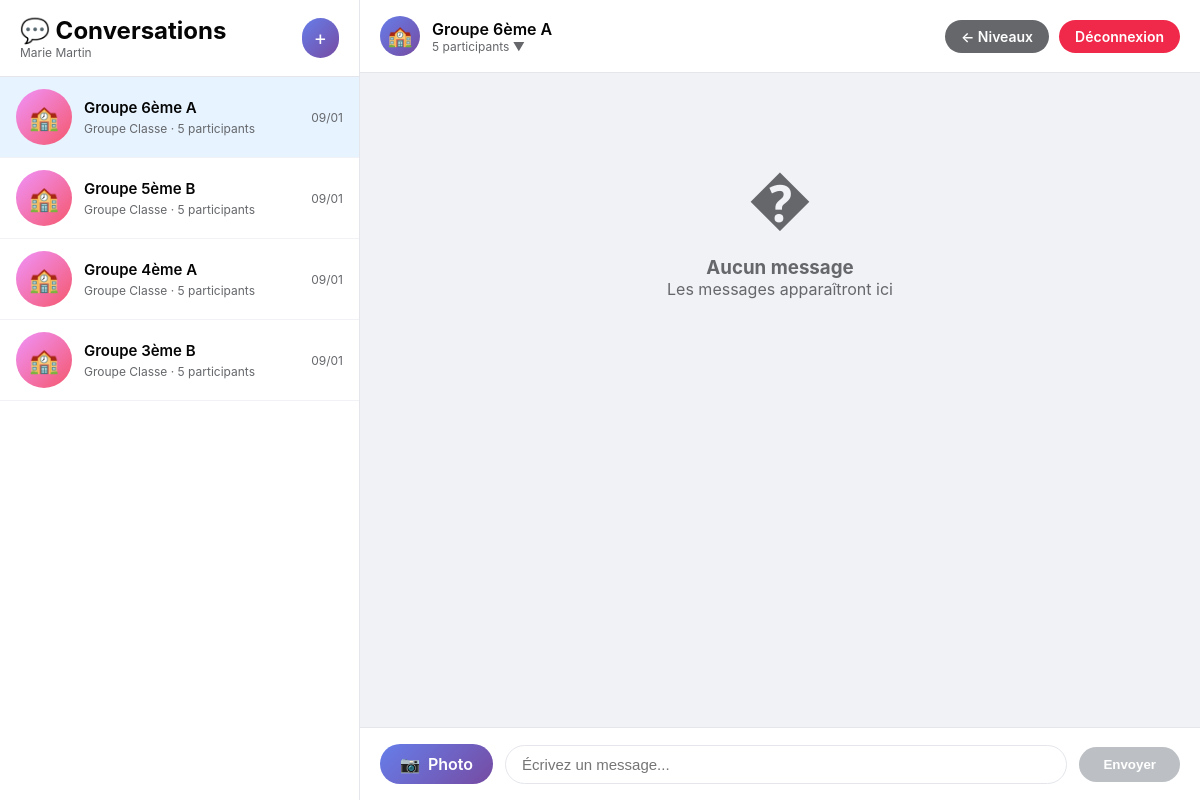
/niveaux/college/ (signed in), run on an earlier commit of the app's database.
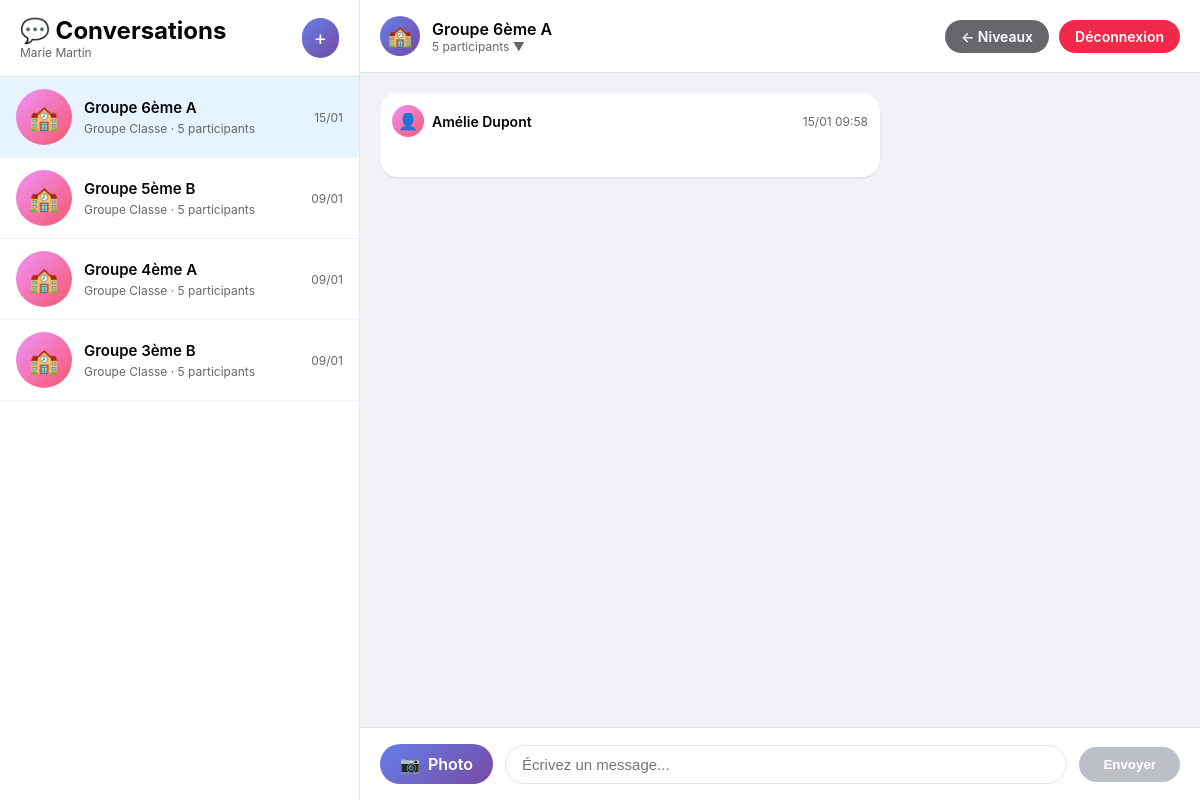
And on a later commit of the database.
### accounts/models.py (models this page shows, shortened)
class CustomUser(AbstractUser):
    is_parent = models.BooleanField(default=False, verbose_name="Est parent")
    is_teacher = models.BooleanField(default=False, verbose_name="Est professeur")
    is_director = models.BooleanField(default=False, verbose_name="Est directeur")

### school_core/models.py (models this page shows, shortened)
class Conversation(models.Model):
    CONVERSATION_TYPES = [
        ('group', 'Groupe Classe'),
        ('private', 'Discussion Privée'),
    ]
    name = models.CharField(max_length=200, verbose_name="Nom de la conversation")
    conversation_type = models.CharField(
        max_length=10,
        choices=CONVERSATION_TYPES,
        default='private',
        verbose_name="Type"
    )
    classroom = models.ForeignKey(
        Classroom,
        on_delete=models.CASCADE,
        null=True,
        blank=True,
        related_name='conversations',
        verbose_name="Classe (pour groupes)"
    )
    participants = models.ManyToManyField(
        settings.AUTH_USER_MODEL,
        related_name='conversations',
        verbose_name="Participants"
    )
    created_by = models.ForeignKey(
        settings.AUTH_USER_MODEL,
        on_delete=models.SET_NULL,
        null=True,
        related_name='created_conversations',
        verbose_name="Créé par"
    )
    created_at = models.DateTimeField(auto_now_add=True, verbose_name="Date de création")
    last_message_at = models.DateTimeField(default=timezone.now, verbose_name="Dernier message")
    class Meta:
        verbose_name = "Conversation"
        verbose_name_plural = "Conversations"
        ordering = ['-last_message_at']

class Post(models.Model):
    author = models.ForeignKey(
        settings.AUTH_USER_MODEL,
        on_delete=models.CASCADE,
        verbose_name="Auteur"
    )
    conversation = models.ForeignKey(
        Conversation,
        on_delete=models.CASCADE,
        related_name='posts',
        verbose_name="Conversation",
        null=True,
        blank=True
    )
    classroom = models.ForeignKey(
        Classroom,
        on_delete=models.CASCADE,
        related_name='old_posts',
        verbose_name="Classe",
        null=True,
        blank=True
    )
    title = models.CharField(max_length=200, blank=True, verbose_name="Titre")
    image = models.ImageField(upload_to='posts/%Y/%m/', blank=True, verbose_name="Photo")
    description = models.TextField(blank=True, verbose_name="Description")
    created_at = models.DateTimeField(auto_now_add=True, verbose_name="Date de publication")
    is_published = models.BooleanField(default=True, verbose_name="Publié")
    class Meta:
        verbose_name = "Publication"
        verbose_name_plural = "Publications"
        ordering = ['-created_at']

### interfaces/views_college.py (the view, shortened to what this page needs)
# urls.py: path('college/', views_college.college_dashboard, name='college_dashboard'),
@login_required
def college_dashboard(request):
    level = get_object_or_404(SchoolLevel, slug='college')
    if request.user.is_director:
        conversations = Conversation.objects.filter(
            Q(classroom__level=level) | Q(classroom__isnull=True, participants__children__classroom__level=level)
        ).distinct().order_by('-last_message_at')[:50]
    else:
        conversations = Conversation.objects.filter(
            Q(participants=request.user) | Q(created_by=request.user)
        ).filter(
            Q(classroom__level=level) | Q(classroom__isnull=True, participants__children__classroom__level=level)
        ).distinct().order_by('-last_message_at')[:50]
    conversation_id = request.GET.get('conv')
    if conversation_id:
        if request.user.is_director:
            selected_conversation = get_object_or_404(Conversation, id=conversation_id)
        else:
            selected_conversation = get_object_or_404(Conversation, id=conversation_id, participants=request.user)
    else:
        selected_conversation = conversations.first() if conversations.exists() else None
    posts = []
    if selected_conversation:
        posts = Post.objects.filter(
            conversation=selected_conversation,
            is_published=True
        ).select_related('author').order_by('-created_at')[:100]
    if request.user.is_director:
        classrooms = Classroom.objects.filter(level=level)
    elif request.user.is_teacher:
        classrooms = request.user.taught_classes.filter(level=level)
    elif request.user.is_parent:
        children = request.user.children.filter(classroom__level=level)
        classrooms = Classroom.objects.filter(level=level, students__in=children).distinct()
    else:
        classrooms = Classroom.objects.filter(level=level)
    context = {
        'level': level,
        'conversations': conversations,
        'selected_conversation': selected_conversation,
        'posts': posts,
        'can_post': True,
        'classrooms': classrooms,
        'can_create_conversation': request.user.is_teacher or request.user.is_director,
    }
    return render(request, 'college/messenger.html', context)

### interfaces/templates/college/messenger.html (shortened to what this page needs)
<!DOCTYPE html>
<html lang="fr">
<head>
</head>
<body>
    <div class="messenger-container">
        <div class="sidebar">
            <div class="sidebar-header">
                <div class="sidebar-header-left">
                    <h1>💬 Conversations</h1>
                    <p>{{ user.first_name }} {{ user.last_name }}</p>
                </div>
                {% if can_create_conversation %}
                <a href="/niveaux/college/create-conversation/" class="new-conversation-btn" style="text-decoration: none; display: inline-block;">+</a>
                {% endif %}
            </div>
            <div class="conversation-list">
                {% if conversations %}
                    {% for conversation in conversations %}
                    <a href="?conv={{ conversation.id }}" class="conversation-item {% if selected_conversation and selected_conversation.id == conversation.id %}active{% endif %}">
                        <div class="conversation-icon {{ conversation.conversation_type }}">
                            {% if conversation.conversation_type == 'group' %}🏫{% else %}💬{% endif %}
                        </div>
                        <div class="conversation-info">
                            <div class="conversation-name">{{ conversation.name }}</div>
                            <div class="conversation-type">
                                {% if conversation.conversation_type == 'group' %}Groupe Classe{% else %}Discussion Privée{% endif %}
                                · {{ conversation.participants.count }} participants
                            </div>
                        </div>
                        <div class="conversation-time">
                            {{ conversation.last_message_at|date:"d/m" }}
                        </div>
                    </a>
                    {% endfor %}
                {% endif %}
            </div>
        </div>
        <div class="chat-area">
            {% if selected_conversation %}
            <div class="chat-header">
                <div class="chat-header-info">
                    <div class="chat-header-icon">
                        {% if selected_conversation.conversation_type == 'group' %}🏫{% else %}💬{% endif %}
                    </div>
                    <div class="chat-header-text">
                        <h2>{{ selected_conversation.name }}</h2>
                        <p onclick="toggleParticipants()">{{ selected_conversation.participants.count }} participants ▼</p>
                    </div>
                </div>
                <div class="header-actions">
                    <a href="/niveaux/" class="back-btn">← Niveaux</a>
                    <a href="{% url 'logout' %}" class="logout-btn">Déconnexion</a>
                </div>
            </div>
            <div class="messages-container" id="messagesContainer">
                {% if posts %}
                    {% for post in posts reversed %}
                    <div class="photo-message">
                        <div class="photo-bubble">
                            <div class="photo-header">
                                <div class="photo-author-icon">
                                    {% if post.author.is_teacher %}👨‍🏫{% else %}👤{% endif %}
                                </div>
                                <span class="photo-author-name">
                                    {{ post.author.first_name }} {{ post.author.last_name }}
                                </span>
                                <span class="photo-time">{{ post.created_at|date:"d/m H:i" }}</span>
                            </div>
                        </div>
                    </div>
                    {% endfor %}
                {% else %}
                    <div class="empty-state">
                        <div class="empty-state-icon">�</div>
                        <h3>Aucun message</h3>
                        <p>Les messages apparaîtront ici</p>
                    </div>
                {% endif %}
            </div>
            {% if can_post %}
            <div class="input-area">
                <form method="POST" enctype="multipart/form-data" id="uploadForm">
                    <div class="input-container">
                        <label for="imageInput" class="photo-upload-label">
                            <span>📷</span>
                            <span>Photo</span>
                        </label>
                        <input type="text" name="description" placeholder="Écrivez un message..." class="description-input" id="descriptionInput">
                        <button type="submit" class="send-btn" id="sendBtn" disabled>Envoyer</button>
                    </div>
                </form>
            </div>
            {% endif %}
            {% else %}
                <div class="empty-state" style="flex: 1; display: flex; flex-direction: column; justify-content: center;">
                    <div class="empty-state-icon">💬</div>
                    <h3>Sélectionnez une conversation</h3>
                    <p>Choisissez une conversation dans la liste</p>
                </div>
            {% endif %}
        </div>
    </div>
</body>
</html>

### interfaces/templates/college/messenger.html (style rules this page uses)
* { margin: 0; padding: 0; box-sizing: border-box; }
body { font-family: -apple-system, BlinkMacSystemFont, 'Segoe UI', Roboto, Helvetica, Arial, sans-serif; background: #f0f2f5; height: 100vh; overflow: hidden; }
.messenger-container { display: flex; height: 100vh; }
.sidebar { width: 360px; background: white; border-right: 1px solid #e4e6eb; display: flex; flex-direction: column; }
.sidebar-header { padding: 16px 20px; border-bottom: 1px solid #e4e6eb; display: flex; justify-content: space-between; align-items: center; }
.sidebar-header-left h1 { font-size: 24px; font-weight: 700; color: #050505; }
.sidebar-header-left p { color: #65676b; font-size: 12px; }
.new-conversation-btn { background: linear-gradient(135deg, #667eea 0%, #764ba2 100%); color: white; border: none; padding: 8px 12px; border-radius: 20px; cursor: pointer; font-size: 20px; transition: transform 0.2s; }
.conversation-list { flex: 1; overflow-y: auto; }
.conversation-item { display: flex; align-items: center; padding: 12px 16px; cursor: pointer; transition: background 0.2s; text-decoration: none; color: inherit; border-bottom: 1px solid #f0f2f5; }
.conversation-item.active { background: #e7f3ff; }
.conversation-icon { width: 56px; height: 56px; border-radius: 50%; background: linear-gradient(135deg, #667eea 0%, #764ba2 100%); display: flex; align-items: center; justify-content: center; font-size: 24px; margin-right: 12px; flex-shrink: 0; }
.conversation-icon.group { background: linear-gradient(135deg, #f093fb 0%, #f5576c 100%); }
.conversation-info { flex: 1; min-width: 0; }
.conversation-name { font-weight: 600; font-size: 15px; color: #050505; margin-bottom: 4px; }
.conversation-type { font-size: 12px; color: #65676b; }
.conversation-time { font-size: 12px; color: #65676b; }
.chat-area { flex: 1; display: flex; flex-direction: column; background: white; }
.chat-header { padding: 16px 20px; border-bottom: 1px solid #e4e6eb; display: flex; align-items: center; justify-content: space-between; }
.chat-header-info { display: flex; align-items: center; }
.chat-header-icon { width: 40px; height: 40px; border-radius: 50%; background: linear-gradient(135deg, #667eea 0%, #764ba2 100%); display: flex; align-items: center; justify-content: center; font-size: 20px; margin-right: 12px; }
.chat-header-text h2 { font-size: 16px; font-weight: 600; color: #050505; }
.chat-header-text p { font-size: 12px; color: #65676b; cursor: pointer; transition: color 0.2s; }
.header-actions { display: flex; gap: 10px; }
.logout-btn, .back-btn { padding: 8px 16px; background: #f02849; color: white; border: none; border-radius: 20px; cursor: pointer; font-size: 14px; font-weight: 600; transition: background 0.2s; text-decoration: none; display: inline-block; }
.back-btn { background: #65676b; }
.messages-container { flex: 1; overflow-y: auto; padding: 20px; background: #f0f2f5; }
.photo-message { margin-bottom: 16px; animation: slideIn 0.3s ease; }
.photo-bubble { max-width: 500px; background: white; border-radius: 18px; padding: 12px; box-shadow: 0 1px 2px rgba(0, 0, 0, 0.1); }
.photo-header { display: flex; align-items: center; margin-bottom: 8px; }
.photo-author-icon { width: 32px; height: 32px; border-radius: 50%; background: linear-gradient(135deg, #f093fb 0%, #f5576c 100%); display: flex; align-items: center; justify-content: center; font-size: 16px; margin-right: 8px; }
.photo-author-name { font-weight: 600; font-size: 14px; color: #050505; }
.photo-time { font-size: 12px; color: #65676b; margin-left: auto; }
.input-area { padding: 16px 20px; background: white; border-top: 1px solid #e4e6eb; }
.input-container { display: flex; align-items: center; gap: 12px; }
.photo-upload-label { cursor: pointer; padding: 10px 20px; background: linear-gradient(135deg, #667eea 0%, #764ba2 100%); color: white; border-radius: 24px; font-weight: 600; display: flex; align-items: center; gap: 8px; transition: transform 0.2s; }
.description-input { flex: 1; padding: 10px 16px; border: 1px solid #e4e6eb; border-radius: 24px; font-size: 15px; outline: none; transition: border 0.2s; }
.send-btn { padding: 10px 24px; background: #0084ff; color: white; border: none; border-radius: 24px; cursor: pointer; font-weight: 600; transition: background 0.2s; }
.send-btn:disabled { background: #bcc0c4; cursor: not-allowed; }

What changed in the data, as far as the page shows it:
changed Conversation "Groupe 6ème A": last_message_at "09/01" → "15/01"
added Post: author.first_name "Amélie", author.last_name "Dupont", created_at "15/01 09:58"
Also different on the page:
text no longer shown: "� Aucun message Les messages apparaîtront ici"
